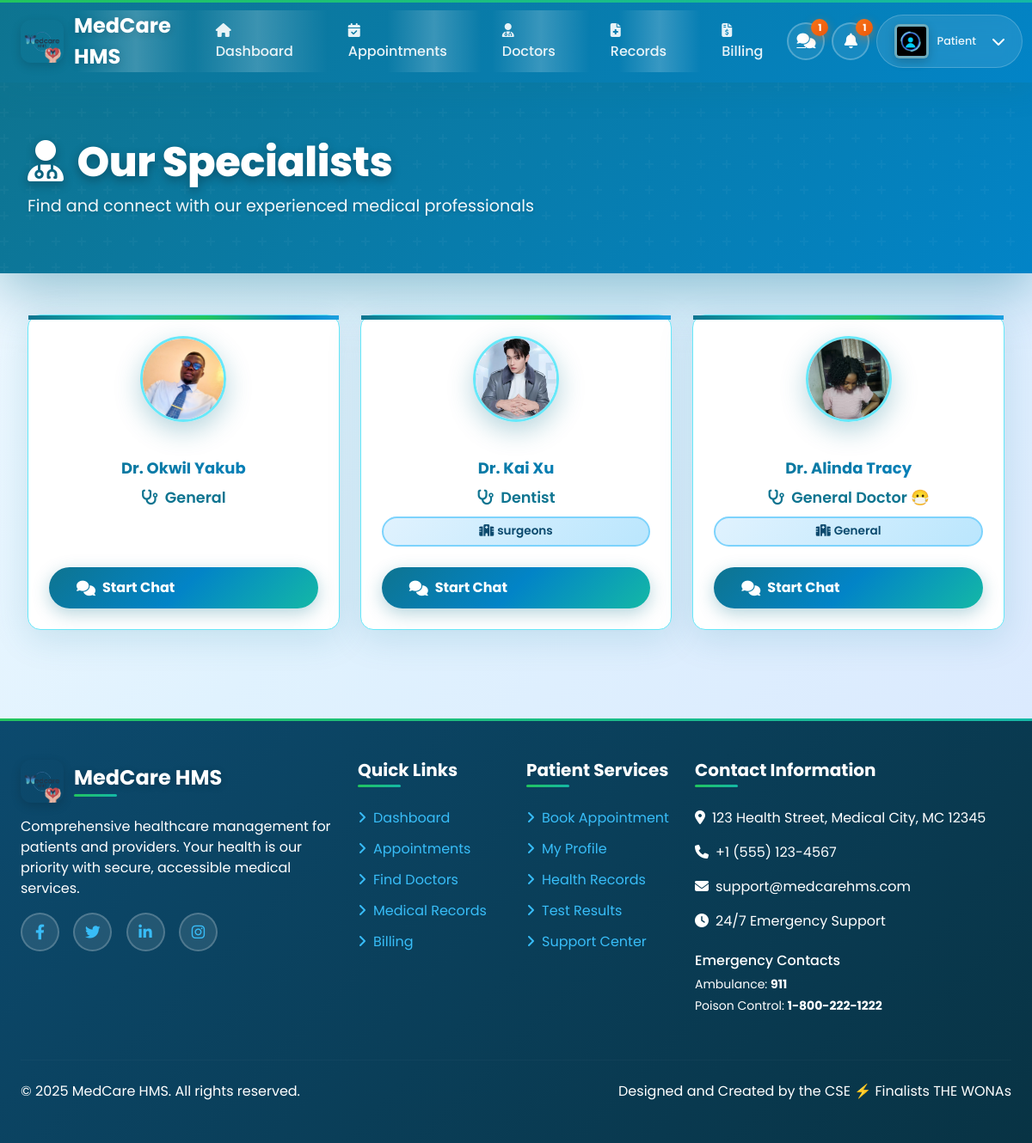
/patients/find-doctor/ (signed in), run on the app's committed database.
### doctors/models.py (models this page shows)
class DoctorProfile(models.Model):
    user = models.OneToOneField(User, on_delete=models.CASCADE, related_name='doctorprofile')
    profile_picture = models.ImageField(upload_to=get_doctor_image_path, null=True, blank=True, default='profile_pictures/default.jpeg')
    specialization = models.CharField(max_length=100)
    department = models.ForeignKey(Department, on_delete=models.SET_NULL, null=True, blank=True)
    license_number = models.CharField(max_length=100, unique=True, null=True, blank=True)
    years_of_experience = models.PositiveIntegerField(default=0)
    availability = models.TextField(blank=True, null=True, help_text="e.g., Mon-Fri, 9am-5pm")
    def __str__(self):
        return f"Dr. {self.user.first_name} {self.user.last_name}"

### management/models.py (models this page shows, shortened)
class Department(models.Model):
    name = models.CharField(max_length=100, unique=True, help_text="e.g., Cardiology, Orthopedics")
    description = models.TextField(blank=True, null=True)
    is_active = models.BooleanField(default=True)

### patients/views.py (the view)
# urls.py: path('find-doctor/', views.doctor_list_view, name='doctor_list'),
@login_required
def doctor_list_view(request):
    doctors = DoctorProfile.objects.filter(user__is_active=True).select_related('user', 'department')
    return render(request, 'patients/doctor_list.html', {'doctors': doctors})

### accounts/templatetags/profile_tags.py (called while the page is built)
@register.simple_tag
def get_profile_image_url(user):
    try:
        if hasattr(user, 'doctorprofile') and user.doctorprofile.profile_picture:
            return user.doctorprofile.profile_picture.url
        elif hasattr(user, 'patientprofile') and user.patientprofile.profile_picture:
            return user.patientprofile.profile_picture.url
        elif hasattr(user, 'receptionistprofile') and user.receptionistprofile.profile_picture:
            return user.receptionistprofile.profile_picture.url
    except (AttributeError, ValueError):
        pass
    return '/static/profile_pictures/default.jpeg'

@register.simple_tag
def get_user_initials(user):
    if user.first_name and user.last_name:
        return f"{user.first_name[0]}{user.last_name[0]}".upper()
    elif user.first_name:
        return user.first_name[0].upper()
    elif user.username:
        return user.username[0].upper()
    return "U"

@register.simple_tag
def get_user_role_color(user):
    try:
        if hasattr(user, 'doctorprofile'):
            return '#14B8A6'  # Teal accent for doctors
        elif hasattr(user, 'patientprofile'):
            return '#0E7490'  # Primary teal for patients
        elif hasattr(user, 'receptionistprofile'):
            return '#5ce9f6'  # Purple accent for receptionists
    except AttributeError:
        pass
    return '#14B8A6'  # Default to teal

@register.inclusion_tag('components/profile_image.html')
def profile_image(user, size="40", css_class="user-avatar", show_fallback=True):
    return {
        'user': user,
        'size': size,
        'css_class': css_class,
        'show_fallback': show_fallback,
        'image_url': get_profile_image_url(user),
        'initials': get_user_initials(user),
        'role_color': get_user_role_color(user),
    }

### chat/context_processors.py (called while the page is built)
def unread_chat_messages(request):
    if request.user.is_authenticated:
        threads = request.user.chat_threads.all()
        total_unread = 0
        for thread in threads:
            total_unread += thread.get_unread_count_for_user(request.user)
        return {'unread_chat_messages_count': total_unread}
    return {'unread_chat_messages_count': 0}

### chat/models.py (called while the page is built)
    def get_unread_count_for_user(self, user):
        return self.messages.filter(is_read=False).exclude(sender=user).count()

### templates/patients/doctor_list.html (shortened to what this page needs)
{% extends 'base_patient.html' %}
{% block content %}
<div class="doctor-list-wrapper">
    <div class="doctor-list-header">
        <div class="doctor-list-header-content">
            <h1><i class="fas fa-user-doctor me-3"></i>Our Specialists</h1>
            <p>Find and connect with our experienced medical professionals</p>
        </div>
    </div>
    <div class="doctor-cards-container">
        {% if doctors %}
            <div class="row g-4">
                {% for doctor in doctors %}
                <div class="col-lg-4 col-md-6">
                    <div class="doctor-card">
                        <div class="doctor-avatar-container">
                            <img src="{{ doctor.profile_picture.url }}" class="doctor-avatar" alt="Dr. {{ doctor.user.get_full_name }}">
                        </div>
                        <div class="doctor-name">{{ doctor }}</div>
                        <div class="doctor-specialization">
                            <i class="fas fa-stethoscope me-2"></i>{{ doctor.specialization }}
                        </div>
                        {% if doctor.department.name %}
                            <span class="department-badge">
                                <i class="fas fa-hospital me-1"></i>{{ doctor.department.name }}
                            </span>
                        {% endif %}
                        <a href="{% url 'chat:start_chat' doctor.user.id %}" class="btn-start-chat">
                            <i class="fas fa-comments"></i>
                            <span>Start Chat</span>
                        </a>
                    </div>
                </div>
                {% endfor %}
            </div>
        {% else %}
            <div class="empty-state">
                <i class="fas fa-user-doctor"></i>
                <h3>No Doctors Available</h3>
                <p>There are no doctors currently available. Please check back later.</p>
            </div>
        {% endif %}
    </div>
</div>
{% endblock %}

### static/css/themes/patient-theme.css (style rules this page uses)
:root { --patient-primary: #0E7490; --patient-primary-dark: #0C4A6E; --patient-primary-light: #67E8F9; --patient-secondary: #0284C7; --patient-accent: #38BDF8; --patient-warning: #F59E0B; --patient-danger: #EF4444; --patient-success: #10B981; --patient-info: #3B82F6; --patient-gradient-primary: linear-gradient(135deg, #0E7490 0%, #0C4A6E 100%); --patient-gradient-secondary: linear-gradient(135deg, #0284C7 0%, #0369A1 100%); --patient-gradient-card: linear-gradient(145deg, #ffffff 0%, #f0f9ff 100%); --patient-gradient-wellness: linear-gradient(135deg, #67E8F9 0%, #38BDF8 100%); --patient-shadow-primary: 0 4px 20px rgba(14, 116, 144, 0.25); --patient-shadow-card: 0 8px 32px rgba(12, 74, 110, 0.15); --patient-shadow-hover: 0 12px 40px rgba(14, 116, 144, 0.3); }

### templates/base_patient.html (style rules this page uses)
:root { --primary-teal: #0E7490; --primary-dark-teal: #0C4A6E; --sky-blue: #0284C7; --light-sky-blue: #38BDF8; --background-light: #F1F5F9; --background-white: #FFFFFF; --accent-blue: #14B8A6; --accent-teal: #0D9488; --text-dark: #1E293B; --accent-green: #22C55E; --accent-orange: #F97316; --accent-purple: #8B5CF6; }
* { font-family: 'Poppins', sans-serif; }
body { background-color: var(--background-light); color: var(--text-dark); display: flex; flex-direction: column; min-height: 100vh; overflow-x: hidden; }
.main-content-area > [class*="-wrapper"] { max-width: 100vw !important; width: 100vw !important; margin: 0 !important; padding: 0 !important; }

### templates/components/messages.html (style rules this page uses)
:root { --message-success: #10b981; --message-success-bg: #ecfdf5; --message-success-border: #a7f3d0; --message-success-text: #065f46; --message-error: #ef4444; --message-error-bg: #fef2f2; --message-error-border: #fecaca; --message-error-text: #991b1b; --message-warning: #f59e0b; --message-warning-bg: #fffbeb; --message-warning-border: #fed7aa; --message-warning-text: #92400e; --message-info: #3b82f6; --message-info-bg: #eff6ff; --message-info-border: #bfdbfe; --message-info-text: #1e40af; --message-slide-duration: 300ms; --message-fade-duration: 250ms; --message-scale-duration: 200ms; }

### data on the page
DoctorProfile: profile_picture (picture), user.last_name "Dr. OkwiI Yakub", specialization "General"
DoctorProfile: profile_picture (picture), user.last_name "Dr. Kai Xu", specialization "Dentist", department.name "surgeons"
DoctorProfile: profile_picture (picture), user.last_name "Dr. Alinda Tracy", specialization "General Doctor 😷", department.name "General"

### other printed values
{{ unread_chat_messages_count }} "1"
{{ unread_notifications_count }} "1"
